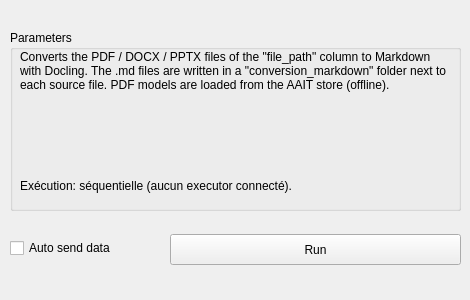
<?xml version="1.0" encoding="UTF-8"?>
<ui version="4.0">
 <class>Form</class>
 <widget class="QWidget" name="Form">
  <property name="geometry">
   <rect>
    <x>0</x>
    <y>0</y>
    <width>470</width>
    <height>300</height>
   </rect>
  </property>
  <property name="windowTitle">
   <string>Form</string>
  </property>
  <widget class="QGroupBox" name="groupBox">
   <property name="geometry">
    <rect>
     <x>10</x>
     <y>30</y>
     <width>451</width>
     <height>181</height>
    </rect>
   </property>
   <property name="title">
    <string>Parameters</string>
   </property>
   <widget class="QLabel" name="Description">
    <property name="geometry">
     <rect>
      <x>10</x>
      <y>20</y>
      <width>431</width>
      <height>101</height>
     </rect>
    </property>
    <property name="text">
     <string>Converts the PDF / DOCX / PPTX files of the &quot;file_path&quot; column to Markdown with Docling. The .md files are written in a &quot;conversion_markdown&quot; folder next to each source file. PDF models are loaded from the AAIT store (offline).</string>
    </property>
    <property name="textFormat">
     <enum>Qt::AutoText</enum>
    </property>
    <property name="alignment">
     <set>Qt::AlignLeading|Qt::AlignLeft|Qt::AlignTop</set>
    </property>
    <property name="wordWrap">
     <bool>true</bool>
    </property>
   </widget>
   <widget class="QLabel" name="label_exec">
    <property name="geometry">
     <rect>
      <x>10</x>
      <y>140</y>
      <width>431</width>
      <height>31</height>
     </rect>
    </property>
    <property name="text">
     <string>Exécution: séquentielle (aucun executor connecté).</string>
    </property>
    <property name="wordWrap">
     <bool>true</bool>
    </property>
   </widget>
  </widget>
  <widget class="QPushButton" name="pushButton_send">
   <property name="geometry">
    <rect>
     <x>170</x>
     <y>234</y>
     <width>291</width>
     <height>31</height>
    </rect>
   </property>
   <property name="text">
    <string>Run</string>
   </property>
  </widget>
  <widget class="QCheckBox" name="checkBox_send">
   <property name="geometry">
    <rect>
     <x>10</x>
     <y>240</y>
     <width>131</width>
     <height>16</height>
    </rect>
   </property>
   <property name="text">
    <string>Auto send data</string>
   </property>
  </widget>
 </widget>
 <resources/>
 <connections/>
</ui>
